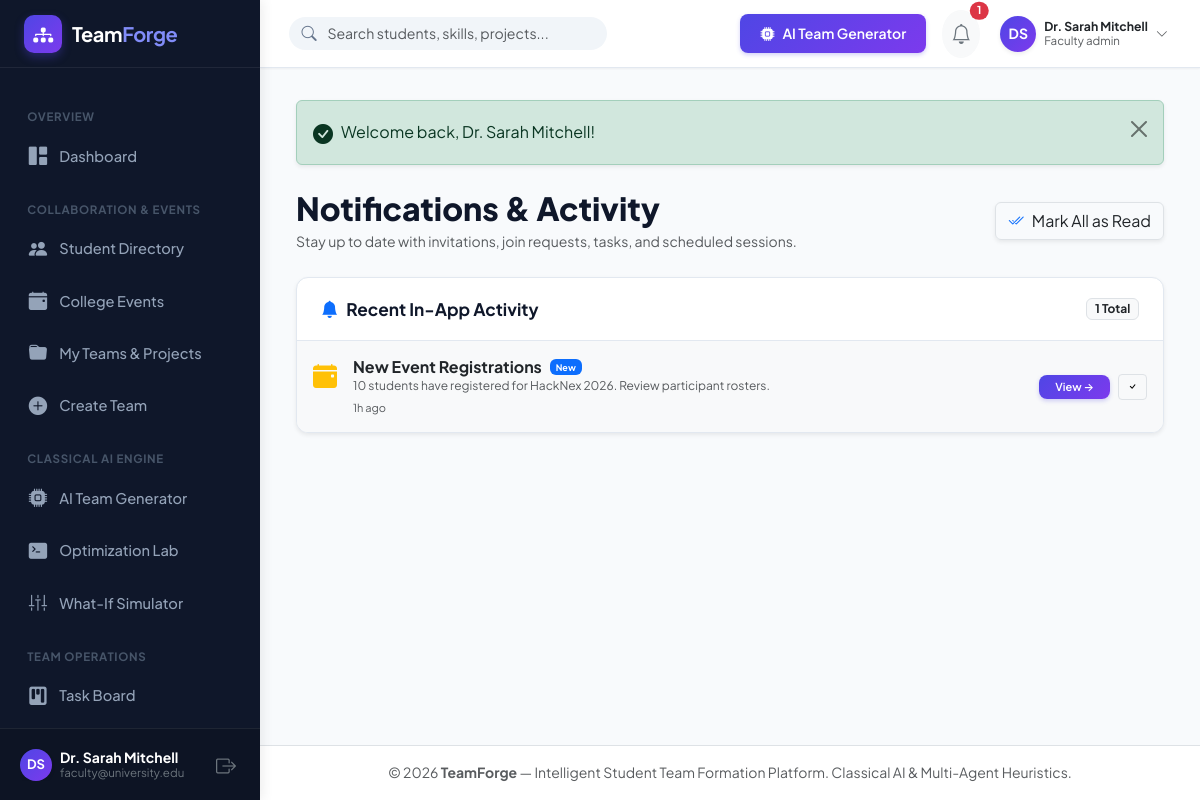
Screenshot of /notifications.php (signed in) with the database file from the repository.
### tables this page shows
CREATE TABLE `users` (
  `id` INT UNSIGNED AUTO_INCREMENT PRIMARY KEY,
  `full_name` VARCHAR(120) NOT NULL,
  `email` VARCHAR(150) NOT NULL UNIQUE,
  `password_hash` VARCHAR(255) NOT NULL,
  `role` ENUM('student', 'team_leader', 'faculty_admin') NOT NULL DEFAULT 'student',
  `avatar_url` VARCHAR(255) DEFAULT NULL,
  `student_id_number` VARCHAR(50) DEFAULT NULL,
  `department` VARCHAR(100) DEFAULT 'Computer Science & Engineering',
  `degree` VARCHAR(50) DEFAULT 'B.Tech / B.E.',
  `academic_year` ENUM('1st Year', '2nd Year', '3rd Year', '4th Year', 'Postgraduate') DEFAULT '3rd Year',
  `availability_status` ENUM('available', 'busy', 'in_team') DEFAULT 'available',
  `preferred_team_size` TINYINT UNSIGNED DEFAULT 4,
  `bio` TEXT DEFAULT NULL,
  `portfolio_url` VARCHAR(255) DEFAULT NULL,
  `github_url` VARCHAR(255) DEFAULT NULL,
  `is_verified` TINYINT(1) DEFAULT 0,
  `created_at` TIMESTAMP DEFAULT CURRENT_TIMESTAMP,
  `updated_at` TIMESTAMP DEFAULT CURRENT_TIMESTAMP ON UPDATE CURRENT_TIMESTAMP,
  INDEX `idx_users_role` (`role`),
  INDEX `idx_users_dept_year` (`department`, `academic_year`),
  INDEX `idx_users_availability` (`availability_status`)
);

CREATE TABLE `notifications` (
  `id` INT UNSIGNED AUTO_INCREMENT PRIMARY KEY,
  `user_id` INT UNSIGNED NOT NULL,
  `title` VARCHAR(150) NOT NULL,
  `message` VARCHAR(255) NOT NULL,
  `link` VARCHAR(255) DEFAULT NULL,
  `type` ENUM('invitation', 'join_request', 'event', 'team', 'task', 'session', 'system') DEFAULT 'system',
  `is_read` TINYINT(1) DEFAULT 0,
  `created_at` TIMESTAMP DEFAULT CURRENT_TIMESTAMP,
  FOREIGN KEY (`user_id`) REFERENCES `users`(`id`) ON DELETE CASCADE,
  INDEX `idx_notifications_user_read` (`user_id`, `is_read`)
);

### includes/auth.php (called while the page is built, shortened)
<?php
require_once __DIR__ . '/helpers.php';
function currentUser(): ?array {
    static $cachedUser = null;
    if ($cachedUser !== null) {
        return $cachedUser;
    }
    $db = getDB();
    $stmt = $db->prepare("SELECT * FROM users WHERE id = ? LIMIT 1");
    $stmt->execute([$_SESSION['user_id']]);
    $user = $stmt->fetch();
    $cachedUser = $user;
    return $cachedUser;
}
function getUnreadNotificationCount(int $userId): int {
    $db = getDB();
    $stmt = $db->prepare("SELECT COUNT(*) FROM notifications WHERE user_id = ? AND is_read = 0");
    $stmt->execute([$userId]);
    return (int)$stmt->fetchColumn();
}

### notifications.php (the view, shortened to what this page needs)
<?php
require_once __DIR__ . '/includes/helpers.php';
require_once __DIR__ . '/includes/auth.php';
$currentUser = currentUser();
$db = getDB();
$notifStmt = $db->prepare("
    SELECT * FROM notifications
    WHERE user_id = ?
    ORDER BY is_read ASC, created_at DESC
    LIMIT 50
");
$notifStmt->execute([$currentUser['id']]);
$notifications = $notifStmt->fetchAll();
include __DIR__ . '/includes/header.php';
?>
<div class="container-fluid px-0">
    <div class="d-flex flex-wrap align-items-center justify-content-between gap-3 mb-4">
        <div>
            <h2 class="fw-extrabold text-navy mb-1" style="font-weight: 800;">Notifications & Activity</h2>
            <p class="text-muted small mb-0">Stay up to date with invitations, join requests, tasks, and scheduled sessions.</p>
        </div>
        <?php if (!empty($notifications)): ?>
            <form method="POST" action="<?= BASE_URL ?>/notifications.php">
                <button type="submit" class="btn btn-white border shadow-sm text-dark d-inline-flex align-items-center gap-2">
                    <i class="bi bi-check2-all text-primary"></i>
                    <span>Mark All as Read</span>
                </button>
            </form>
        <?php endif; ?>
    </div>
    <div class="card-tf shadow-sm">
        <div class="card-tf-header">
            <h5 class="card-tf-title"><i class="bi bi-bell-fill me-2 text-primary"></i>Recent In-App Activity</h5>
            <span class="badge bg-light text-dark border"><?= count($notifications) ?> Total</span>
        </div>
        <div class="card-tf-body p-0">
            <?php if (empty($notifications)): ?>
                <div class="empty-state py-5">
                    <div class="empty-state-icon"><i class="bi bi-bell-slash"></i></div>
                    <div class="empty-state-title">No Notifications Yet</div>
                    <div class="empty-state-text">You're all caught up! New team invitations, task assignments, and event updates will appear here.</div>
                </div>
            <?php else: ?>
                <div class="list-group list-group-flush">
                    <?php foreach ($notifications as $notif):
                        $iconClass = match($notif['type']) {
                            'invitation' => 'bi-envelope-fill text-primary',
                            'join_request' => 'bi-person-plus-fill text-info',
                            'event' => 'bi-calendar-event-fill text-warning',
                            'team' => 'bi-diagram-3-fill text-success',
                            'task' => 'bi-kanban-fill text-purple',
                            'session' => 'bi-clock-fill text-danger',
                            default => 'bi-info-circle-fill text-secondary'
                        };
                    ?>
                        <div class="list-group-item p-3 d-flex align-items-center justify-content-between gap-3 <?= $notif['is_read'] ? 'bg-white' : 'bg-light' ?>">
                            <div class="d-flex align-items-start gap-3">
                                <span class="fs-4 flex-shrink-0"><i class="bi <?= $iconClass ?>"></i></span>
                                <div>
                                    <div class="d-flex align-items-center gap-2">
                                        <h6 class="fw-bold text-dark mb-0 <?= $notif['is_read'] ? 'opacity-75' : '' ?>"><?= e($notif['title']) ?></h6>
                                        <?php if (!$notif['is_read']): ?>
                                            <span class="badge bg-primary" style="font-size:9px;">New</span>
                                        <?php endif; ?>
                                    </div>
                                    <p class="text-muted small mb-1" style="font-size:12px;"><?= e($notif['message']) ?></p>
                                    <div class="text-muted" style="font-size: 11px;"><?= timeAgo($notif['created_at']) ?></div>
                                </div>
                            </div>
                            <div class="d-flex align-items-center gap-2">
                                <?php if (!empty($notif['link'])): ?>
                                    <a href="<?= BASE_URL . '/' . e($notif['link']) ?>" class="btn btn-sm btn-tf-primary py-1 px-3" style="font-size:11px;">
                                        View &rarr;
                                    </a>
                                <?php endif; ?>
                                <?php if (!$notif['is_read']): ?>
                                    <form method="POST" action="<?= BASE_URL ?>/notifications.php">
                                        <button type="submit" class="btn btn-sm btn-light border py-1 px-2" title="Mark as read" style="font-size:11px;">
                                            <i class="bi bi-check"></i>
                                        </button>
                                    </form>
                                <?php endif; ?>
                            </div>
                        </div>
                    <?php endforeach; ?>
                </div>
            <?php endif; ?>
        </div>
    </div>
</div>
<?php include __DIR__ . '/includes/footer.php'; ?>

### includes/sidebar.php (shortened to what this page needs)
<?php
$currentUser = currentUser();
$currentScript = basename($_SERVER['PHP_SELF']);
$currentDir = basename(dirname($_SERVER['PHP_SELF']));
function isActiveLink(string $targetScript, ?string $targetDir = null): string {
    return '';
}
?>
<aside class="app-sidebar">
    <div class="sidebar-header">
        <a href="<?= BASE_URL ?>/dashboard.php" class="sidebar-brand">
            <div class="brand-icon">
                <i class="bi bi-diagram-3-fill"></i>
            </div>
            <div>
                <span>Team<span style="color:#818cf8;">Forge</span></span>
            </div>
        </a>
    </div>
    <div class="sidebar-menu">
        <div class="menu-category">Overview</div>
        <a href="<?= BASE_URL ?>/dashboard.php" class="nav-link-custom <?= isActiveLink('dashboard.php') ?>">
            <i class="bi bi-grid-1x2-fill"></i>
            <span>Dashboard</span>
        </a>
        <div class="menu-category">Collaboration & Events</div>
        <a href="<?= BASE_URL ?>/students/index.php" class="nav-link-custom <?= isActiveLink('index.php', 'students') ?>">
            <i class="bi bi-people-fill"></i>
            <span>Student Directory</span>
        </a>
        <a href="<?= BASE_URL ?>/events/index.php" class="nav-link-custom <?= isActiveLink('index.php', 'events') ?>">
            <i class="bi bi-calendar-event-fill"></i>
            <span>College Events</span>
        </a>
        <a href="<?= BASE_URL ?>/teams/my_teams.php" class="nav-link-custom <?= isActiveLink('my_teams.php', 'teams') ?>">
            <i class="bi bi-folder-fill"></i>
            <span>My Teams & Projects</span>
        </a>
        <a href="<?= BASE_URL ?>/teams/create.php" class="nav-link-custom <?= isActiveLink('create.php', 'teams') ?>">
            <i class="bi bi-plus-circle-fill"></i>
            <span>Create Team</span>
        </a>
        <div class="menu-category">Classical AI Engine</div>
        <a href="<?= BASE_URL ?>/ai/generator.php" class="nav-link-custom <?= isActiveLink('generator.php', 'ai') ?>">
            <i class="bi bi-cpu-fill"></i>
            <span>AI Team Generator</span>
        </a>
        <a href="<?= BASE_URL ?>/ai/optimization_lab.php" class="nav-link-custom <?= isActiveLink('optimization_lab.php', 'ai') ?>">
            <i class="bi bi-terminal-fill"></i>
            <span>Optimization Lab</span>
        </a>
        <a href="<?= BASE_URL ?>/ai/simulator.php" class="nav-link-custom <?= isActiveLink('simulator.php', 'ai') ?>">
            <i class="bi bi-sliders2-vertical"></i>
            <span>What-If Simulator</span>
        </a>
        <div class="menu-category">Team Operations</div>
        <a href="<?= BASE_URL ?>/tasks/index.php" class="nav-link-custom <?= isActiveLink('index.php', 'tasks') ?>">
            <i class="bi bi-kanban-fill"></i>
            <span>Task Board</span>
        </a>
        <a href="<?= BASE_URL ?>/chat/index.php" class="nav-link-custom <?= isActiveLink('index.php', 'chat') ?>">
        </a>
    </div>
    <div class="sidebar-footer">
        <div class="d-flex align-items-center justify-content-between">
            <div class="d-flex align-items-center gap-2 overflow-hidden">
                <?= getAvatar($currentUser, 32) ?>
                <div class="text-truncate" style="line-height:1.2;">
                    <div class="text-white small fw-bold text-truncate"><?= e($currentUser['full_name']) ?></div>
                    <div class="text-secondary text-truncate" style="font-size:0.72rem;"><?= e($currentUser['email']) ?></div>
                </div>
            </div>
            <a href="<?= BASE_URL ?>/logout.php" class="text-secondary hover-white p-1" title="Sign Out">
                <i class="bi bi-box-arrow-right fs-5"></i>
            </a>
        </div>
    </div>
</aside>

### includes/navbar.php (shortened to what this page needs)
<?php
$currentUser = currentUser();
$unreadCount = $currentUser ? getUnreadNotificationCount($currentUser['id']) : 0;
?>
<header class="app-topbar">
    <div class="d-flex align-items-center gap-3">
        <div class="topbar-search d-none d-md-block">
            <i class="bi bi-search search-icon"></i>
            <form action="<?= BASE_URL ?>/students/index.php" method="GET">
                <input type="text" name="q" class="form-control" placeholder="Search students, skills, projects...">
            </form>
        </div>
    </div>
    <div class="d-flex align-items-center gap-3">
        <a href="<?= BASE_URL ?>/ai/generator.php" class="btn btn-sm btn-tf-primary d-none d-sm-inline-flex align-items-center gap-2">
            <i class="bi bi-cpu-fill"></i>
            <span>AI Team Generator</span>
        </a>
        <div class="dropdown">
            <button class="btn btn-sm btn-light position-relative p-2 rounded-circle" type="button" data-bs-toggle="dropdown" aria-expanded="false" title="Notifications">
                <i class="bi bi-bell fs-5 text-secondary"></i>
                <?php if ($unreadCount > 0): ?>
                    <span class="position-absolute top-0 start-100 translate-middle badge rounded-pill bg-danger" style="font-size:0.68rem;">
                        <?= $unreadCount ?>
                    </span>
                <?php endif; ?>
            </button>
        </div>
        <div class="dropdown">
            <button class="btn btn-sm p-1 d-flex align-items-center gap-2 border-0 bg-transparent" type="button" data-bs-toggle="dropdown" aria-expanded="false">
                <?= getAvatar($currentUser, 36) ?>
                <div class="text-start d-none d-md-block" style="line-height: 1.2;">
                    <div class="fw-bold small text-dark"><?= e($currentUser['full_name']) ?></div>
                    <div class="text-muted" style="font-size: 0.72rem;"><?= ucfirst(str_replace('_', ' ', $currentUser['role'])) ?></div>
                </div>
                <i class="bi bi-chevron-down text-muted small d-none d-md-inline"></i>
            </button>
        </div>
    </div>
</header>

### rows the page displays
users: full_name "Dr. Sarah Mitchell", email "faculty@university.edu", id "1", role "Faculty admin"
notifications: title "New Event Registrations", is_read "New", message "10 students have registered for HackNex 2026. Review participant rosters.", created_at "1h ago"

### other values shown
$initials "DS DS"
$f['message'] "Welcome back, Dr. Sarah Mitchell!"
count($notifications) "1"
APP_NAME "TeamForge"
